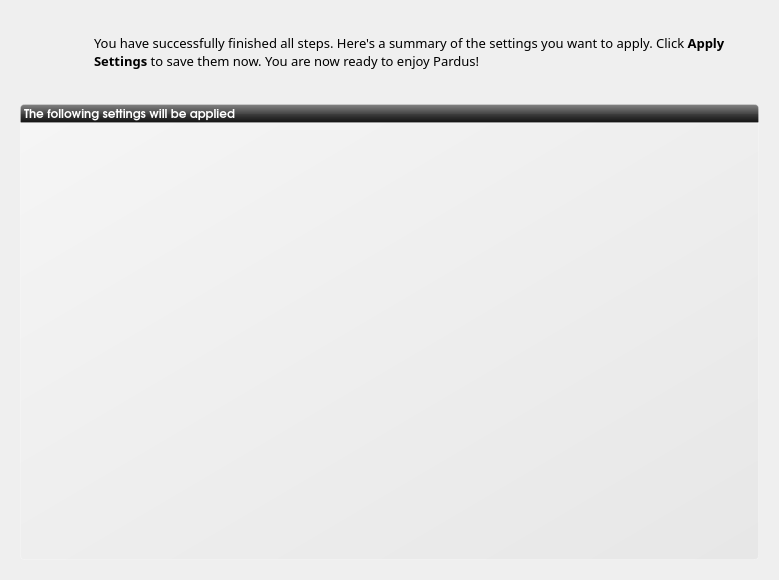
<?xml version="1.0" encoding="UTF-8"?>
<ui version="4.0">
 <class>summaryWidget</class>
 <widget class="QWidget" name="summaryWidget">
  <property name="geometry">
   <rect>
    <x>0</x>
    <y>0</y>
    <width>779</width>
    <height>580</height>
   </rect>
  </property>
  <property name="windowTitle">
   <string>Summary</string>
  </property>
  <property name="styleSheet">
   <string notr="true"/>
  </property>
  <layout class="QGridLayout" name="gridLayout">
   <property name="margin">
    <number>20</number>
   </property>
   <property name="spacing">
    <number>0</number>
   </property>
   <item row="0" column="1" colspan="2">
    <widget class="QLabel" name="description">
     <property name="minimumSize">
      <size>
       <width>300</width>
       <height>0</height>
      </size>
     </property>
     <property name="font">
      <font>
       <family>Sans Serif</family>
       <pointsize>10</pointsize>
      </font>
     </property>
     <property name="styleSheet">
      <string notr="true"/>
     </property>
     <property name="text">
      <string>You have successfully finished all steps. Here's a summary of the settings you want to apply. Click &lt;b&gt;Apply Settings&lt;/b&gt; to save them now. You are now ready to enjoy Pardus!</string>
     </property>
     <property name="wordWrap">
      <bool>true</bool>
     </property>
     <property name="indent">
      <number>10</number>
     </property>
    </widget>
   </item>
   <item row="1" column="0">
    <spacer name="verticalSpacer_6">
     <property name="orientation">
      <enum>Qt::Vertical</enum>
     </property>
     <property name="sizeType">
      <enum>QSizePolicy::Fixed</enum>
     </property>
     <property name="sizeHint" stdset="0">
      <size>
       <width>20</width>
       <height>20</height>
      </size>
     </property>
    </spacer>
   </item>
   <item row="2" column="0" colspan="3">
    <widget class="QLabel" name="label">
     <property name="font">
      <font>
       <family>URW Gothic L</family>
       <pointsize>9</pointsize>
       <weight>75</weight>
       <bold>true</bold>
       <underline>false</underline>
      </font>
     </property>
     <property name="styleSheet">
      <string notr="true">    background-color: qlineargradient(spread:pad, x1:0.5, y1:0, x2:0.5, y2:1, stop:0 rgba(132, 132, 132, 255), stop:0.501481 rgba(70, 70, 70, 255), stop:0.503057 rgba(62, 62, 62, 255), stop:1 rgba(16, 16, 16, 255));
/*background-color: qlineargradient(spread:pad, x1:1, y1:1, x2:0, y2:0, stop:0 rgba(219, 219, 219, 100), stop:1 rgba(255, 255, 255, 100));*/
border: 1px solid rgba(255,255,255,50);
color:white;
border-top-left-radius: 4px;
border-top-right-radius: 4px;</string>
     </property>
     <property name="text">
      <string>The following settings will be applied</string>
     </property>
     <property name="margin">
      <number>5</number>
     </property>
    </widget>
   </item>
   <item row="3" column="0" colspan="3">
    <widget class="QTextEdit" name="textSummary">
     <property name="font">
      <font>
       <family>Sans Serif</family>
       <pointsize>9</pointsize>
      </font>
     </property>
     <property name="styleSheet">
      <string notr="true">#textSummary{
color: rgb(30, 43, 51);
background-color: qlineargradient(spread:pad, x1:1, y1:1, x2:0, y2:0, stop:0 rgba(219, 219, 219, 100), stop:1 rgba(255, 255, 255, 100));
border: 1px solid rgba(255,255,255,50);
border-bottom-left-radius: 4px;
border-bottom-right-radius: 4px;
padding: 20px;
}
</string>
     </property>
     <property name="frameShape">
      <enum>QFrame::NoFrame</enum>
     </property>
     <property name="tabStopWidth">
      <number>10</number>
     </property>
    </widget>
   </item>
   <item row="0" column="0">
    <widget class="QLabel" name="label_2">
     <property name="minimumSize">
      <size>
       <width>64</width>
       <height>64</height>
      </size>
     </property>
     <property name="maximumSize">
      <size>
       <width>64</width>
       <height>64</height>
      </size>
     </property>
     <property name="text">
      <string/>
     </property>
     <property name="pixmap">
      <pixmap resource="../data/kaptan.qrc">:/raw/pixmap/basket.png</pixmap>
     </property>
    </widget>
   </item>
  </layout>
 </widget>
 <resources>
  <include location="../data/kaptan.qrc"/>
 </resources>
 <connections/>
</ui>
